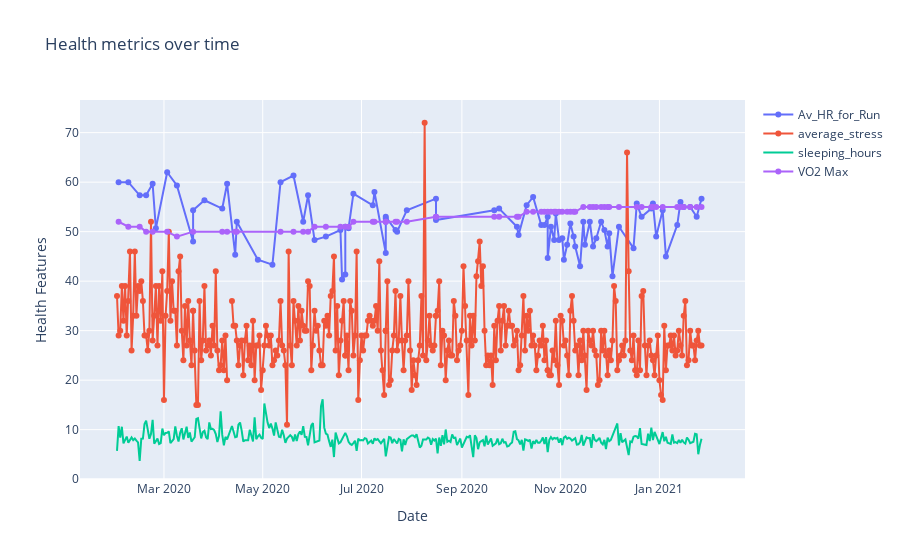

Here is the notebook cell this chart was saved with:
### Markdown cell above
# Plot data to observe insights:

### Code cell
fig = go.Figure()
fig.add_trace(go.Scatter(x=result['Date'], y=result['Av_HR_for_Run']/3,
                    mode='lines+markers',
                    text=result['Av_HR_for_Run'],
                    connectgaps=True,
                    name='Av_HR_for_Run'))
fig.add_trace(go.Scatter(x=result['Date'], y=result['average_stress'],
                    mode='lines+markers',
                    name='average_stress'))


fig.add_trace(go.Scatter(x=result['Date'], y=result['sleeping_hours'],
                    mode='lines', name='sleeping_hours', connectgaps=True))
        
fig.add_trace(go.Scatter(x=result['Date'], y=result['VO2'],
                    mode='lines+markers', name='VO2 Max',connectgaps=True))

fig.update_layout(title='Health metrics over time',
                   xaxis_title='Date',
                   yaxis_title='Health Features')

fig.show()

### Figure 1 — Plotly figure (JSON) as saved in the notebook; plotly's stock layout.template omitted (floating-point values rounded to 4 significant figures; data arrays with more than 128 entries replaced by an {"elided": "..."} marker saying what was removed)
{"data": [{"connectgaps": true, "mode": "lines+markers", "name": "Av_HR_for_Run", "text": {"elided": "373 int values"}, "type": "scatter", "x": {"elided": "373 str values"}, "y": {"elided": "373 float values"}}, {"mode": "lines+markers", "name": "average_stress", "type": "scatter", "x": {"elided": "373 str values"}, "y": {"elided": "373 int values"}}, {"connectgaps": true, "mode": "lines", "name": "sleeping_hours", "type": "scatter", "x": {"elided": "373 str values"}, "y": {"elided": "373 float values"}}, {"connectgaps": true, "mode": "lines+markers", "name": "VO2 Max", "type": "scatter", "x": {"elided": "373 str values"}, "y": {"elided": "373 int values"}}], "layout": {"title": {"text": "Health metrics over time"}, "xaxis": {"title": {"text": "Date"}}, "yaxis": {"title": {"text": "Health Features"}}}}
